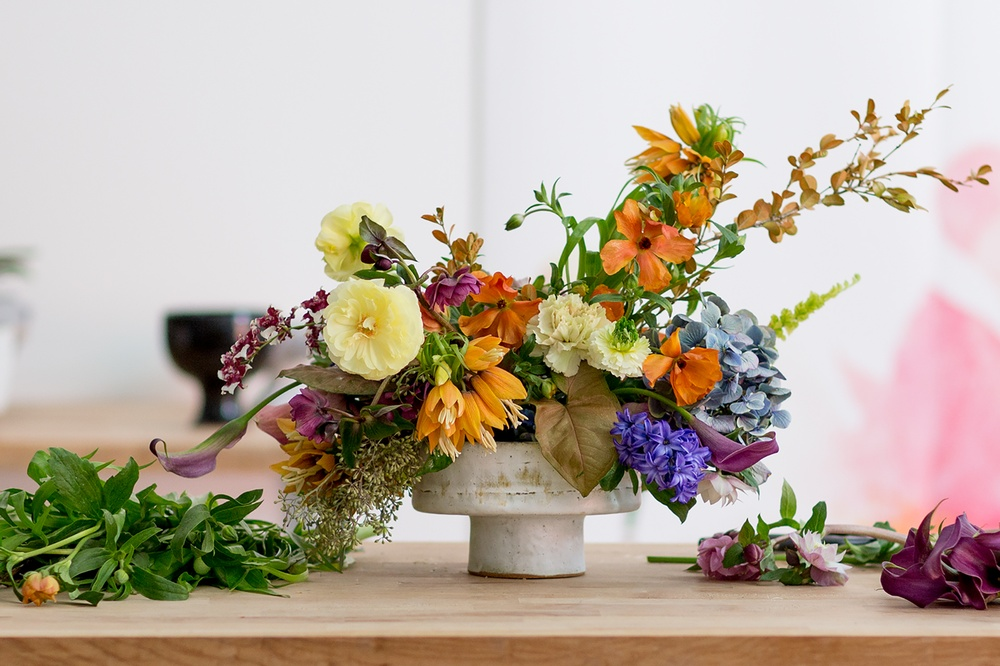
#> input picture python-implementation/examples/Flowers.jpg, 1000 x 666 px, shrunk from 1920 x 1279 before the run
$ jupyter execute 'Image Grayscale .ipynb'   (shell and % lines are left out)
#> lines starting #> are read from the running program, lines starting #| are printed output that depends on the picture
## Imagenes en escala de grises

[cell 1]
import numpy as np
import matplotlib.pyplot as plt
plt.rcParams['image.cmap'] = 'gray'
from skimage import io
from skimage import color

[cell 2]
I = io.imread("Flowers.jpg")
#> I is the input picture: shape (666, 1000, 3); mean R, G, B 185.5, 172.7, 157.1
plt.imshow(I)

[cell 3]
def rgb2grayAverage(Image):
    """
    Conversion of a RGB image to a gray image by the Average method

    Parameters
    ----------------
    Image : The function receives a grayscale image of N * M dimensions

    Returns
    ----------------
    IOUT : The function returns a grayscale image by the average method
    """

    Im = Image
    [r, c, ch] = Im.shape
#> r = 666; c = 1000; ch = 3
    IOUT = np.zeros((r, c), dtype = np.uint8)

    ImR = np.double(Im[:,:,0])
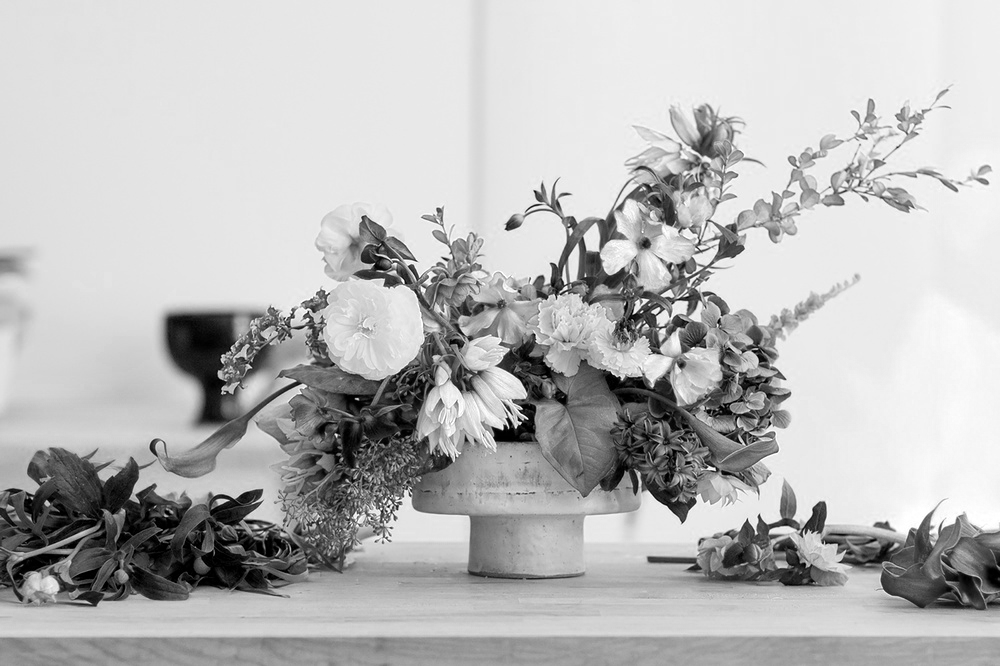
#> ImR: shape (666, 1000) float64; min 0, max 255, mean 185.5
    ImG = np.double(Im[:,:,1])
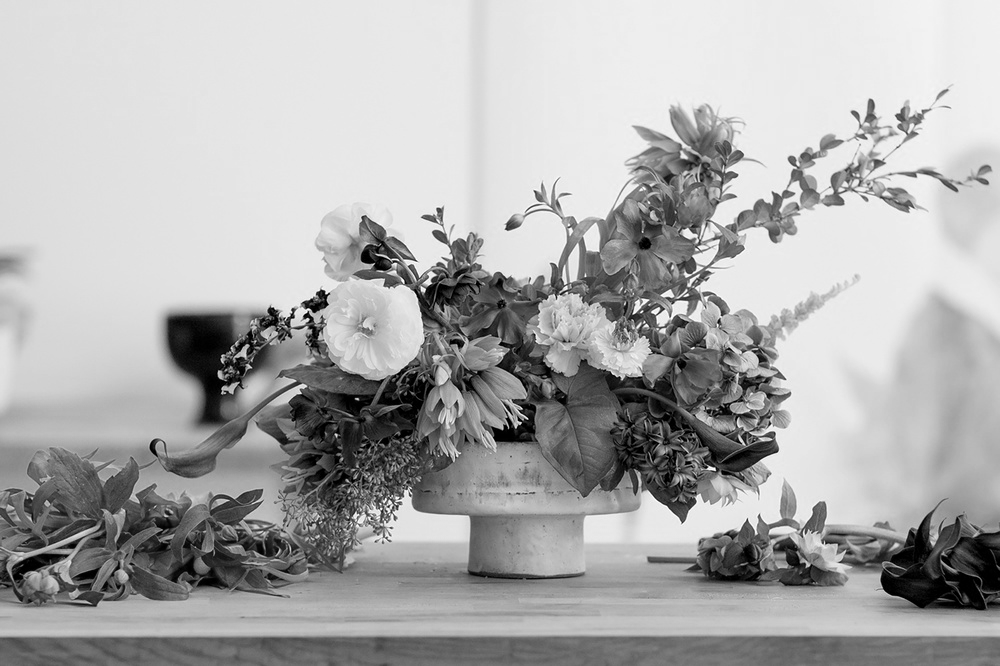
#> ImG: shape (666, 1000) float64; min 0, max 255, mean 172.7
    ImB = np.double(Im[:,:,2])
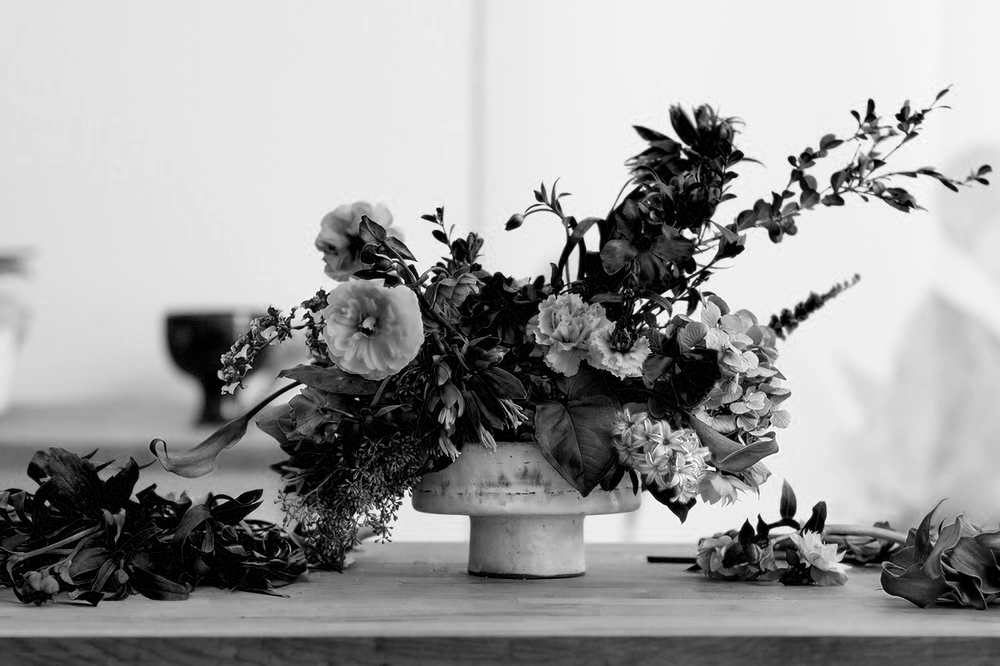
#> ImB: shape (666, 1000) float64; min 0, max 255, mean 157.1

    IOUT = np.uint8((ImR + ImG + ImB)/ch)
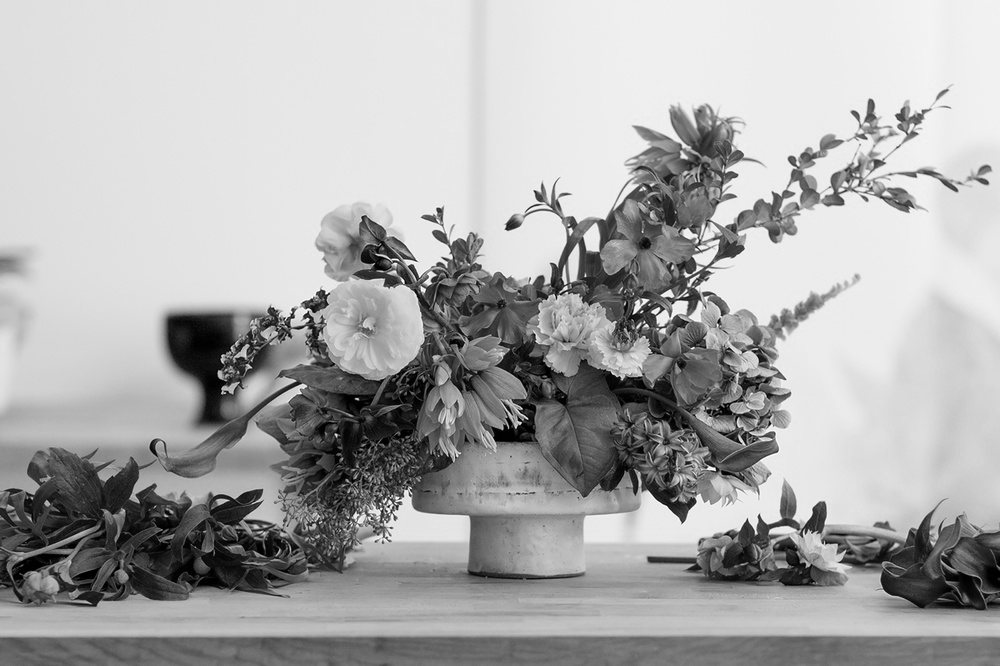
#> IOUT: shape (666, 1000); min 0, max 254, mean 171.5

    return IOUT
#---------------------------------------------------------------------------------------------------------------------------------------
def rgb2grayLuminosity(image):
    """
    Conversion of a RGB image to a gray image by the Luminosity method

    Parameters
    ----------------
    Image : The function receives a grayscale image of N * M dimensions

    Returns
    ----------------
    IOUT : The function returns a grayscale image by the Luminosity method
    """

    Im = image
    [r, c, ch] = Im.shape
#> r = 666; c = 1000; ch = 3

    IOUT = np.zeros((r, c), dtype = np.uint8)

    ImR = np.double(Im[:,:,0])
    ImG = np.double(Im[:,:,1])
    ImB = np.double(Im[:,:,2])

    R = 0.21*ImR
    G = 0.72*ImG
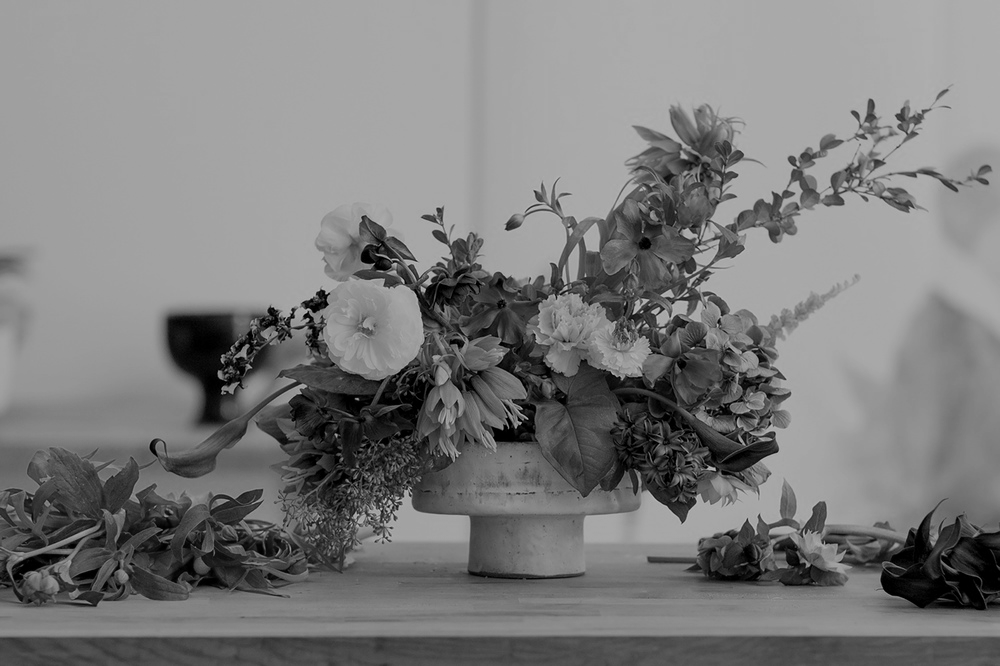
#> G: shape (666, 1000) float64; min 0, max 183.6, mean 124.3
    B = 0.07*ImB

    IOUT = np.uint8(R + G + B)

    return IOUT
#---------------------------------------------------------------------------------------------------------------------------------------
def rgb2grayLigthness(Image):
    """
    Conversion of a RGB image to a gray image by the Ligthness method

    Parameters
    ----------------
    Image : The function receives a grayscale image of N * M dimensions

    Returns
    ----------------
    IOUT : The function returns a grayscale image by the Ligthness method
    """

    Im = Image
    [r, c, ch] = Im.shape
#> r = 666; c = 1000; ch = 3
    IOUT = np.zeros((r, c), dtype = np.uint8)

    R = np.double(Im[:,:,0])
    G = np.double(Im[:,:,1])
    B = np.double(Im[:,:,2])

    Mmax = np.asarray(np.maximum(np.maximum(R, G), B))
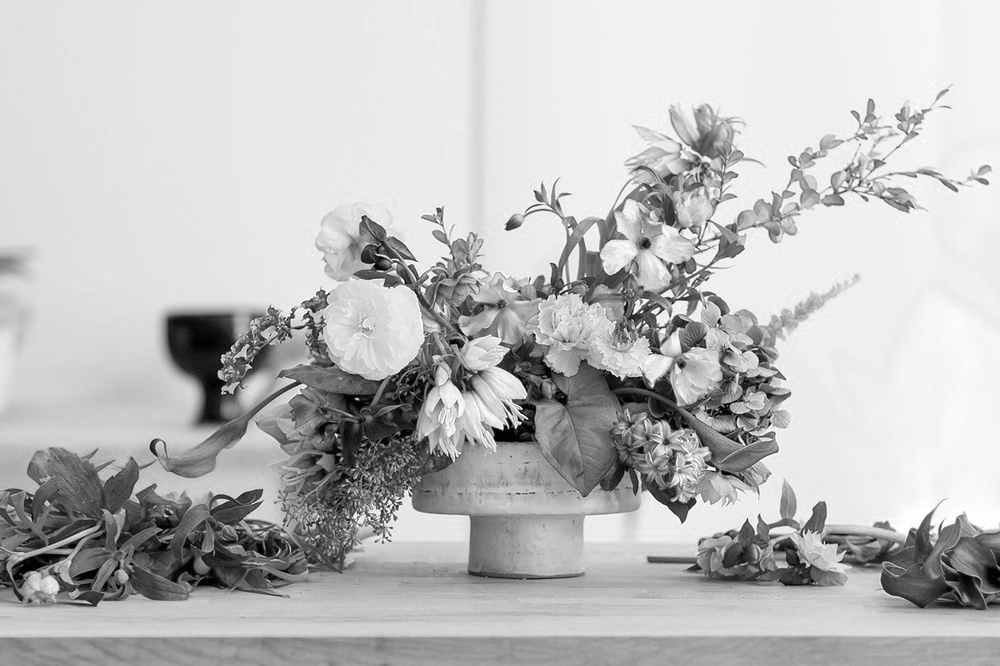
#> Mmax: shape (666, 1000) float64; min 0, max 255, mean 189.8
    Mmin = np.asarray(np.minimum(np.minimum(R, G), B))
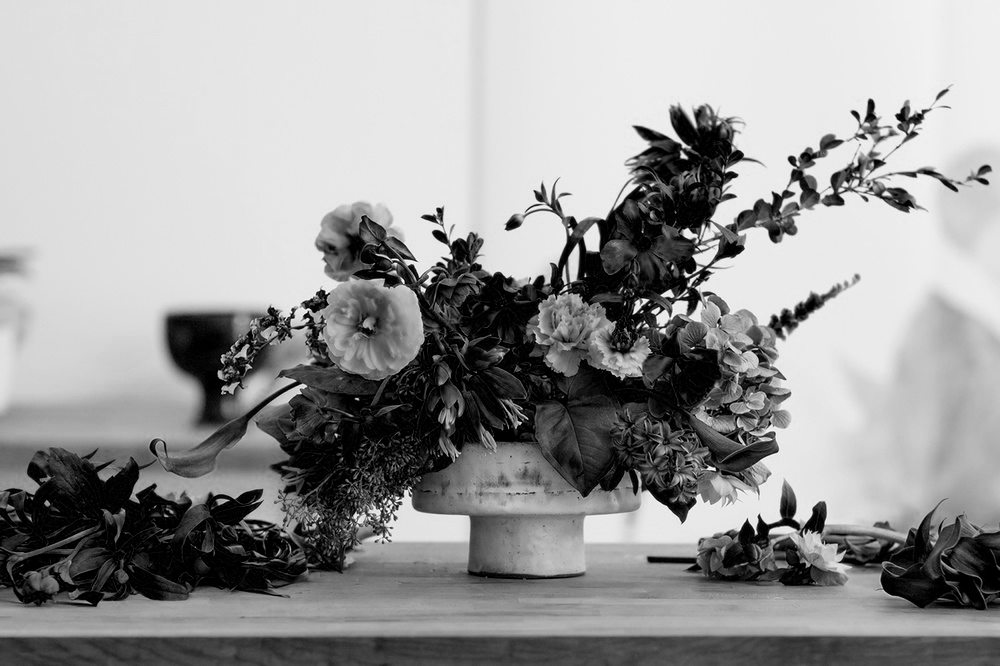
#> Mmin: shape (666, 1000) float64; min 0, max 254, mean 153.3

    IOUT = np.uint8((Mmax + Mmin)/2)

    return IOUT
